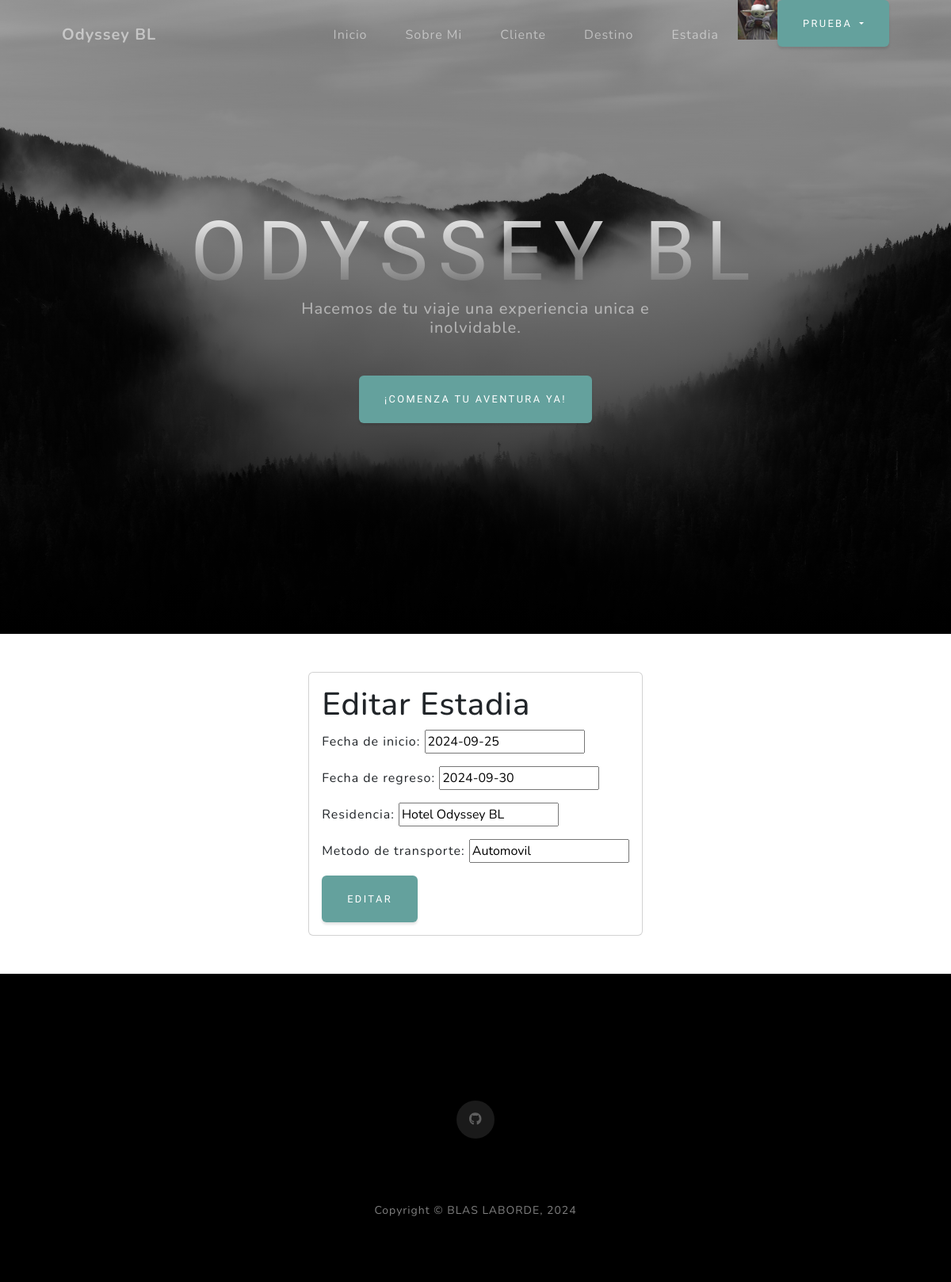
/estadia/6/editar (signed in), run on the app's committed database.
### users/models.py (models this page shows, shortened)
class Avatar(models.Model):
    user = models.OneToOneField(User, on_delete=models.CASCADE, null=True)
    imagen = models.ImageField(upload_to='avatares', null=True, blank = True)

### Viajes/models.py (models this page shows, shortened)
class Estadia(models.Model):
    fecha_de_inicio = models.DateField()
    fecha_de_regreso = models.DateField()
    residencia = models.CharField(max_length=40)
    metodo_de_transporte = models.CharField(max_length=40)

### Viajes/views.py (the view)
# urls.py: path('estadia/<int:pk>/editar', views.EstadiaUpdateView.as_view(), name="EstadiaEditar"),
class EstadiaUpdateView(LoginRequiredMixin, UpdateView):
    model = Estadia
    template_name = "Viajes/CBV/estadia_editar.html"
    success_url = reverse_lazy('EstadiaLista')
    fields = ['fecha_de_inicio', 'fecha_de_regreso', 'residencia', 'metodo_de_transporte']

### Viajes/templates/Viajes/CBV/estadia_editar.html (shortened to what this page needs)
<!DOCTYPE html>
<html lang="en">
<head>
</head>
<body>
    {% extends "Viajes/padre.html" %}
    {% load static %}
    {% block contenidoQueCambia %}
    <div class="container custom-bg p-5">
        <div class="d-flex justify-content-center">
            <div class="d-flex flex-column">
                <div class="card">
                    <div class="card-body">
                        <h1> Editar Estadia </h1>
                        <form method="POST">
                            {{form.as_p}}
                            <input type="submit" class="btn btn-primary" value="Editar">
                        </form>
                    </div>
                </div>
            </div>
        </div>
    </div>
    {% endblock %}

### Viajes/templates/Viajes/padre.html (shortened to what this page needs)
{% load static %}
<!DOCTYPE html>
<html lang="en">
    <head>
        <link href="{% static 'Viajes/css/styles.css' %}" rel="stylesheet" />
    </head>
    <body id="page-top">
        <nav class="navbar navbar-expand-lg navbar-light fixed-top" id="mainNav">
            <div class="container px-4 px-lg-5">
                <a class="navbar-brand" href="{% url 'inicio' %}">Odyssey BL</a>
                <div class="collapse navbar-collapse" id="navbarResponsive">
                    <ul class="navbar-nav ms-auto">
                        <li class="nav-item"><a class="nav-link" href="{% url 'inicio' %}">Inicio</a></li>
                        <li class="nav-item"><a class="nav-link" href="{% url 'sobre nosotros' %}">Sobre Mi</a></li>
                        <li class="nav-item"><a class="nav-link" href="{% url 'ClienteLista' %}">Cliente</a></li>
                        <li class="nav-item"><a class="nav-link" href="{% url 'DestinoLista' %}">Destino</a></li>
                        <li class="nav-item"><a class="nav-link" href="{% url 'EstadiaLista' %}">Estadia</a></li>
                        {% if request.user.is_authenticated %}
                            <img src="{{request.user.avatar.imagen.url}}" alt="" style="height: 50px;width: 50px;">
                            <div class="dropdown">
                                <button class="btn btn-primary dropdown-toggle" type="button" id="dropdownMenuButton1" data-bs-toggle="dropdown" aria-expanded="false">
                                    {{request.user.username}}
                                </button>
                            </div>
                        {% endif %}
                    </ul>
                </div>
            </div>
        </nav>
        <header class="masthead">
            <div class="container px-4 px-lg-5 d-flex h-100 align-items-center justify-content-center">
                <div class="d-flex justify-content-center">
                    <div class="text-center">
                        <h1 class="mx-auto my-0 text-uppercase">Odyssey BL</h1>
                        <h2 class="text-white-50 mx-auto mt-2 mb-5"> Hacemos de tu viaje una experiencia unica e inolvidable.</h2>
                        <a class="btn btn-primary" href="#about">¡Comenza tu aventura ya!</a>
                    </div>
                </div>
            </div>
        </header>
        {% block contenidoQueCambia %}
        {% endblock %}
         <section class="contact-section bg-black">
            <div class="container px-4 px-lg-5">
                <div class="social d-flex justify-content-center">
                    <a class="mx-2" href="https://github.com/blasabel"><i class="fab fa-github"></i></a>
                </div>
            </div>
        </section>
        <footer class="footer bg-black small text-center text-white-50"><div class="container px-4 px-lg-5">Copyright &copy; BLAS LABORDE, 2024</div></footer>
    </body>
</html>

### data on the page
Estadia: fecha_de_inicio "2024-09-25", fecha_de_regreso "2024-09-30", residencia "Hotel Odyssey BL", metodo_de_transporte "Automovil"

### other printed values
{{ request.user.username }} "PRUEBA"
